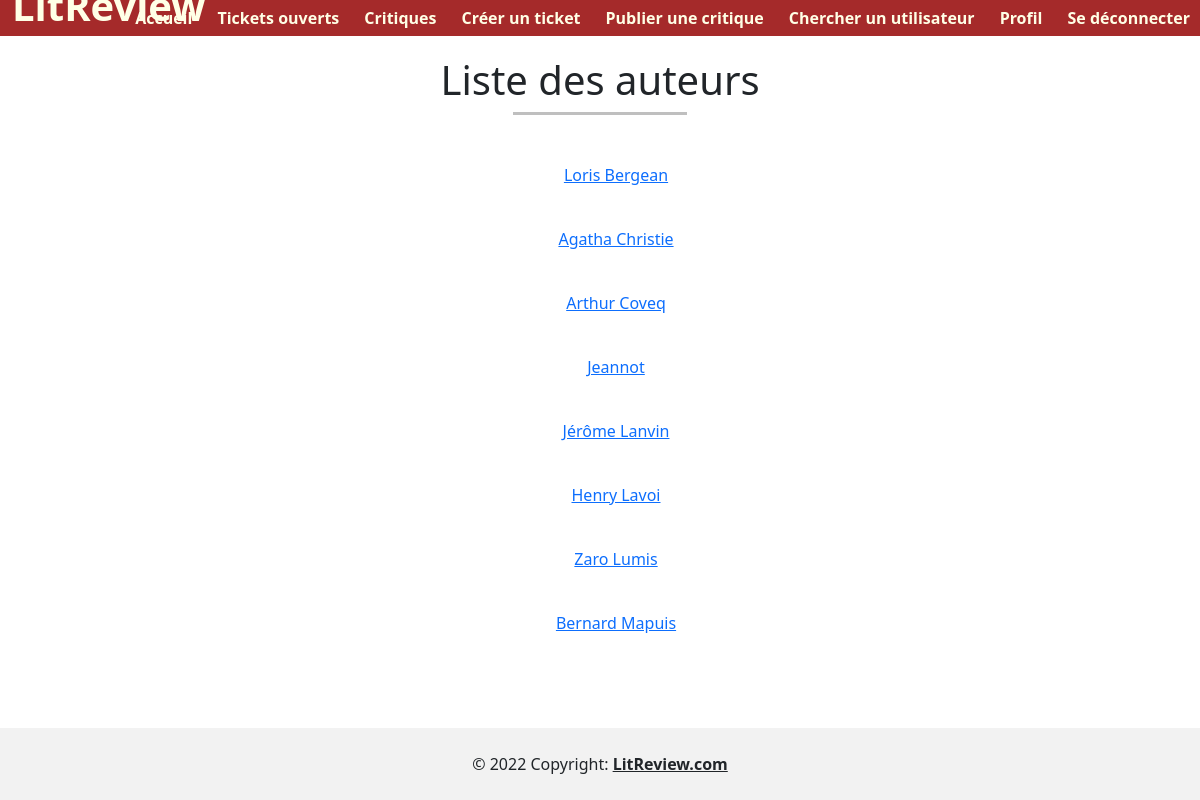
Page /author/ (signed in) on the earlier database version.
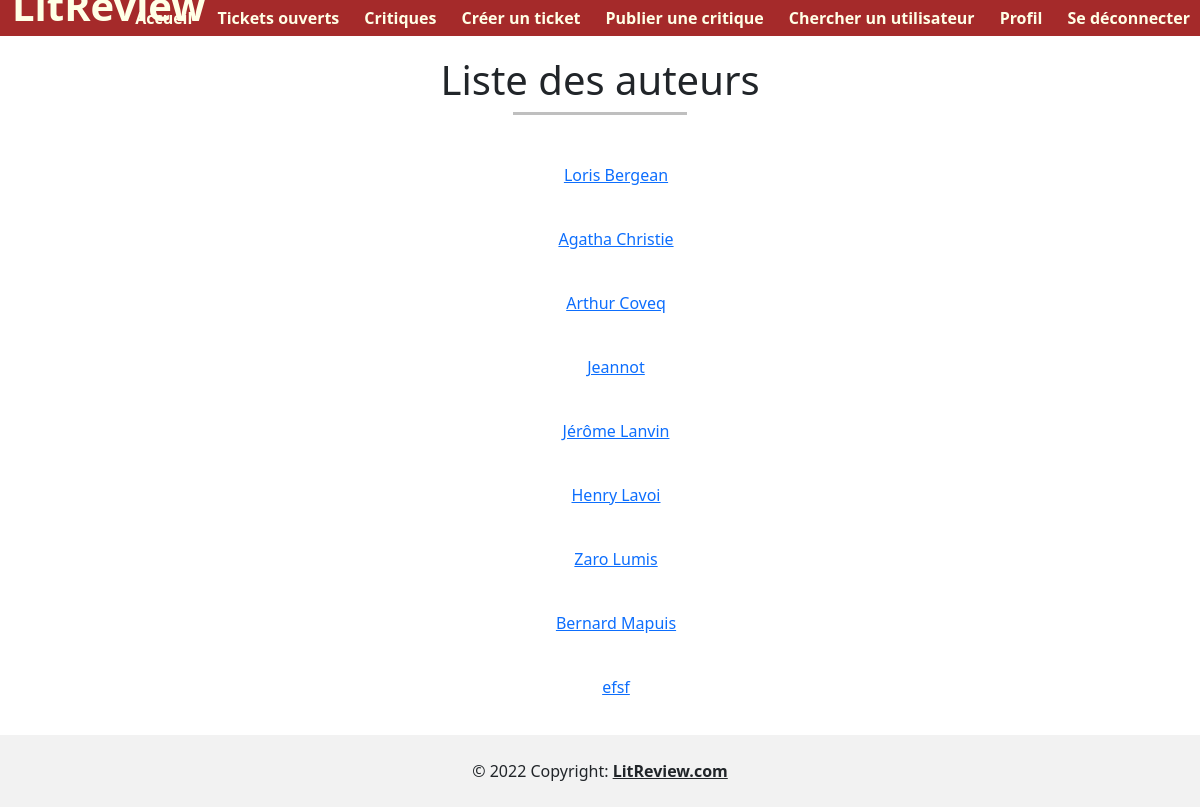
Same page on the later database version.
### blog/models.py (models this page shows, shortened)
class Ticket(models.Model):
    content_reference = models.CharField(verbose_name='Titre de la référence', max_length=80)
    content_author = models.CharField(verbose_name='Nom de l\'auteur', max_length=80)
    content_picture = models.ImageField(verbose_name='Image', upload_to='ticket', blank=True, null=True)
    publication_year = models.IntegerField(verbose_name='Date de publication',
                                           validators=[MinValueValidator(-400),
                                                       MaxValueValidator(datetime.date.today().year+1)],
                                           blank=True, null=True)
    user = models.ForeignKey(settings.AUTH_USER_MODEL, on_delete=models.CASCADE, blank=True, null=True)
    user_comment = models.TextField(verbose_name='Commentaire', max_length=300)
    status = models.BooleanField(default=True)
    time_created = models.DateTimeField(auto_now_add=True, blank=True, null=True)
    class Meta:
        ordering = ['-time_created']

### blog/views.py (the view)
# urls.py: path('author/', views.show_authors, name='authors'),
@login_required
def show_authors(request):
    tickets = Ticket.objects.all()
    reviews = Review.objects.all()
    authors_references = [item.content_author for item in tickets]
    authors_references.extend([item.content_author for item in reviews])
    authors_references = set(authors_references)
    authors_references = sorted(authors_references, key=lambda x: str(x.split()[1]) if (' ' in x) else str(x))
    return render(request, 'tickets_reviews/authors_list.html', context={'authors': authors_references})

### blog/templates/tickets_reviews/authors_list.html (shortened to what this page needs)
{% extends 'base.html' %}
{% block content %}
<h1>Liste des auteurs</h1>
<hr><br><br>
{% for author in authors %}
    <ul>
        <li>
            <a href="{% url 'author-page' author %}">{{ author }}</a>
            <br><br>
        </li>
    </ul>
{% endfor %}
{% endblock %}

Differences in the rows shown:
added Ticket: authors "efsf"
